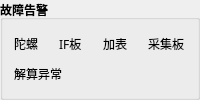
        <widget class="QGroupBox" name="groupBox_5">
         <property name="font">
          <font>
           <weight>75</weight>
           <bold>true</bold>
          </font>
         </property>
         <property name="title">
          <string>故障告警</string>
         </property>
         <layout class="QGridLayout" name="gridLayout_4">
          <item row="0" column="0">
           <widget class="QLabel" name="label_13">
            <property name="font">
             <font>
              <family>微软雅黑</family>
              <weight>50</weight>
              <bold>false</bold>
             </font>
            </property>
            <property name="text">
             <string>陀螺</string>
            </property>
           </widget>
          </item>
          <item row="0" column="1">
           <widget class="QLabel" name="label_14">
            <property name="font">
             <font>
              <family>微软雅黑</family>
              <weight>50</weight>
              <bold>false</bold>
             </font>
            </property>
            <property name="text">
             <string>IF板</string>
            </property>
           </widget>
          </item>
          <item row="0" column="2">
           <widget class="QLabel" name="label_20">
            <property name="font">
             <font>
              <family>微软雅黑</family>
              <weight>50</weight>
              <bold>false</bold>
             </font>
            </property>
            <property name="text">
             <string>加表</string>
            </property>
           </widget>
          </item>
          <item row="0" column="3">
           <widget class="QLabel" name="label_19">
            <property name="font">
             <font>
              <family>微软雅黑</family>
              <weight>50</weight>
              <bold>false</bold>
             </font>
            </property>
            <property name="text">
             <string>采集板</string>
            </property>
           </widget>
          </item>
          <item row="1" column="0" colspan="2">
           <widget class="QLabel" name="label_21">
            <property name="font">
             <font>
              <family>微软雅黑</family>
              <weight>50</weight>
              <bold>false</bold>
             </font>
            </property>
            <property name="text">
             <string>解算异常</string>
            </property>
           </widget>
          </item>
         </layout>
        </widget>
